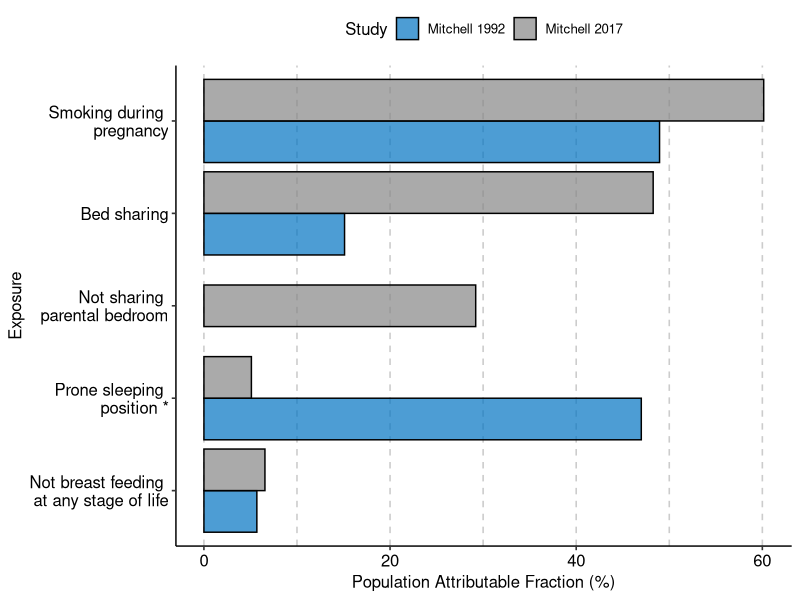

Source code (R): (Note: this script raises an error after producing the figure.)
library(tidyverse)
library(readxl)
library(magrittr)
library(ggpubr)

paf <- read_excel(here::here("data", "risk-factors.xlsx"), 
                         sheet = "PAF")

paf %<>%
  mutate(Exposure = case_when(
    Exposure == "Not breast feeding at any stage of life" ~
    "Not breast feeding \nat any stage of life",
    Exposure == "Prone sleeping position" ~ "Prone sleeping \nposition *",
    Exposure == "Smoking during pregnancy" ~ "Smoking during \npregnancy",
    Exposure == "Not sharing parental bedroom" ~ "Not sharing \nparental bedroom",
    TRUE ~ Exposure))

order <- c("Not breast feeding \nat any stage of life", "Prone sleeping \nposition *",
           "Not sharing \nparental bedroom", "Bed sharing",
           "Smoking during \npregnancy")

paf$Exposure <- factor(paf$Exposure, levels = order)


# PAF Bar Plot ------------------------------------------------------------

paf_plot <- ggplot(data = paf) +
  geom_bar(aes(x = PAF, y = Exposure, fill = Study), 
           alpha = 0.7, color = "black",
           stat = "identity",
           position = position_dodge2(padding = 0, preserve = "single")) +
  scale_fill_manual(values = c("#0073C2FF", "#868686FF")) +
  scale_color_manual(values = c("#0073C2FF", "#868686FF")) +
  xlab("Population Attributable Fraction (%)") +
  ylab("Exposure") +
  theme_pubr() +
  theme(panel.grid.major.x = element_line(color = "grey80",
                                          linetype = "dashed"),
        panel.grid.minor.x = element_line(color = "grey80",
                                          linetype = "dashed"))

# PAF Table ---------------------------------------------------------------

paf_table <- paf %>%
  select(-c(pc:`Upper CI`)) %>%
  pivot_wider(names_from = Study, values_from = "PAF") %>%
  select("Exposure", "Mitchell 1992", "Mitchell 2017") %>%
  mutate_if(is.numeric, round, digits = 2) %>%
  replace(is.na(.), "-") %>%
  arrange(desc(Exposure))


# OR Table ----------------------------------------------------------------

table_df <- paf %>%
  mutate_if(is.numeric, round, digits = 2) %>%
  mutate(OR = paste0(
    sprintf("%.2f", OR), 
    " (", 
    sprintf("%.2f",`Lower CI`), 
    ", ", 
    sprintf("%.2f",`Upper CI`), 
    ")"))

or_table <- table_df %>%
  select(-c(pc, `Lower CI`:PAF)) %>%
  pivot_wider(names_from = Study, values_from = "OR") %>%
  replace(is.na(.), "-") %>%
  arrange(desc(Exposure))

paf_table_p <- ggtexttable(paf_table, rows = NULL, 
            theme = ttheme("default"))

or_table_p <- ggtexttable(or_table, rows = NULL, 
                           theme = ttheme("default"))

paf_comb_p <- ggarrange(paf_plot, 
          ggarrange(paf_table_p, or_table_p, 
                    nrow = 2,
                    labels = c("Population Attributable Fraction (%)",
                               "Odds Ratio (Univariate)"),
                    hjust = c(-0.17, -0.6),
                    vjust = c(1, 1)),
          ncol = 2)

ggsave(filename = "paf-plot.png", plot = paf_comb_p, path = here::here("out"),
       width = 23, height = 15, units = "cm")
